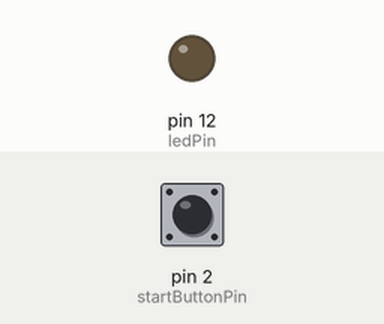
The sketch below on a simulated Arduino Uno, built with avr-gcc and run on an emulated ATmega328P. Parts: output pins drawn as LEDs (lit = HIGH). The test bench sets the inputs (shaded band); at power-on: pin 2 (startButtonPin) LOW.

Above: at 1.2 s.
1.3 s: pin 2 (startButtonPin) pulled HIGH for 0.15 s
At 2.7 s:
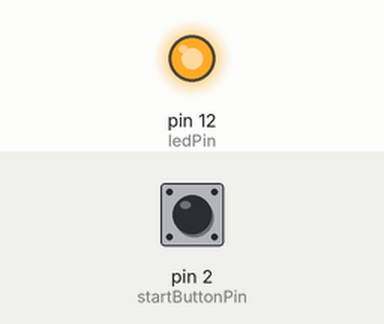
Timing chart, 0 to 10.4 s (numbered marks = the images above; inputs shaded):
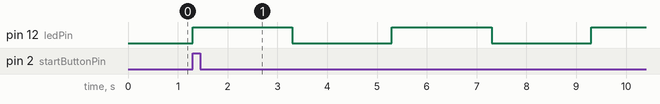

The sketch:

start_button.ino
```cpp
//Il push button deve essere connesso con un resistore di pull down a massa


const int startButtonPin = 2;  // il pulsante è connesso al pin 2
const int ledPin = 12;    // Il led di rilevazione pressione collegato al pin 12

// per memorizzare lo stato del pulsante
int start = 0;

void setup() {
  pinMode(ledPin, OUTPUT);
  pinMode(startButtonPin, INPUT);
}

void loop() {

  //lo start viene tenuto a zero dalla resistenza di pull-down del pulsante
  while(!start)
  start = digitalRead(startButtonPin);

  // se viene premuto il pulsante start diventa "true" e quindi non ripeto mai più la lettura del piedino

    digitalWrite(ledPin, HIGH);
    delay(2000);
    digitalWrite(ledPin, LOW);
    delay(2000);

}
```

Measured:
- after the input at 1.3 s, pin 12 (ledPin): alternates HIGH for 2.0 s and LOW for 2.0 s, starting at once
